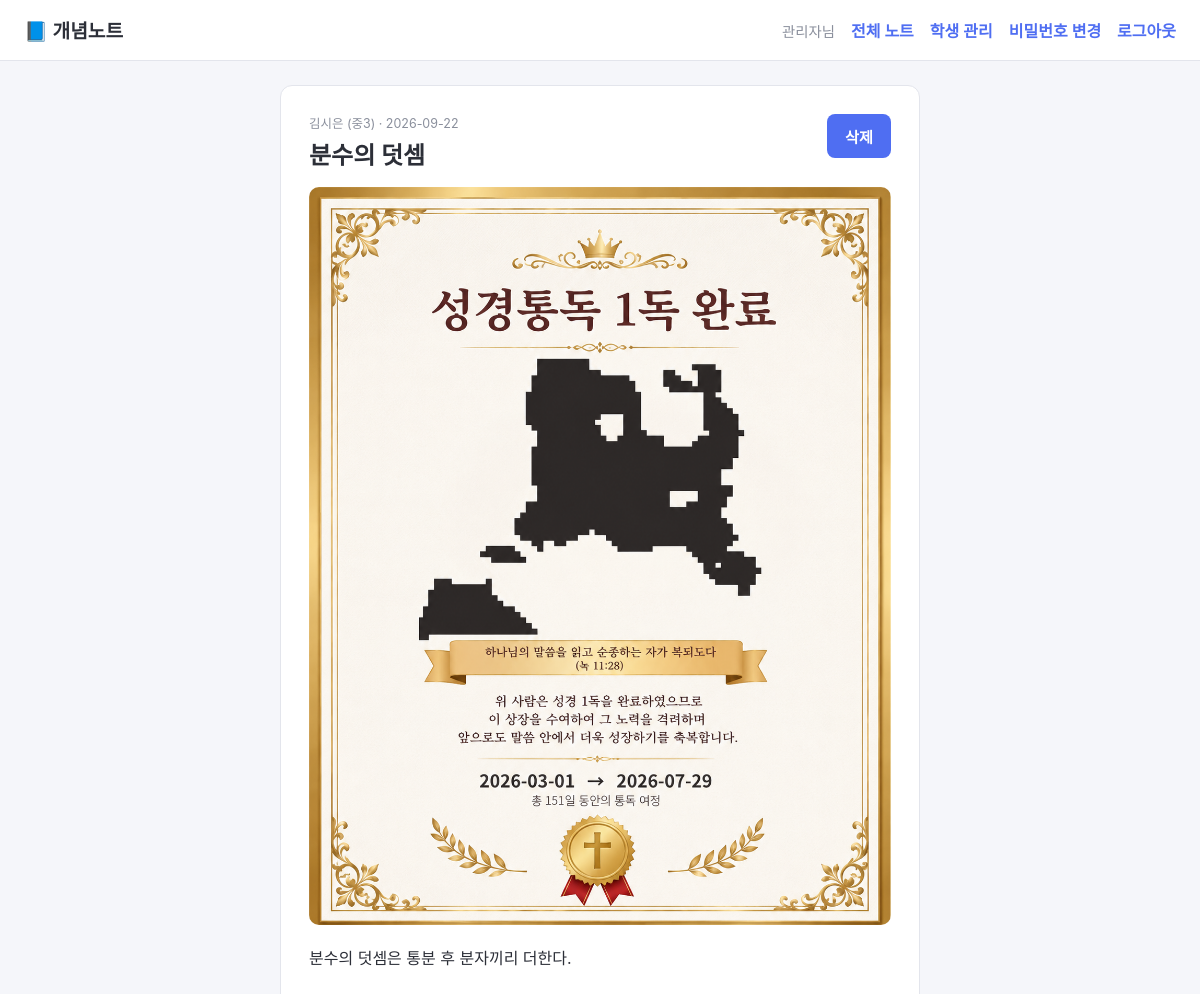
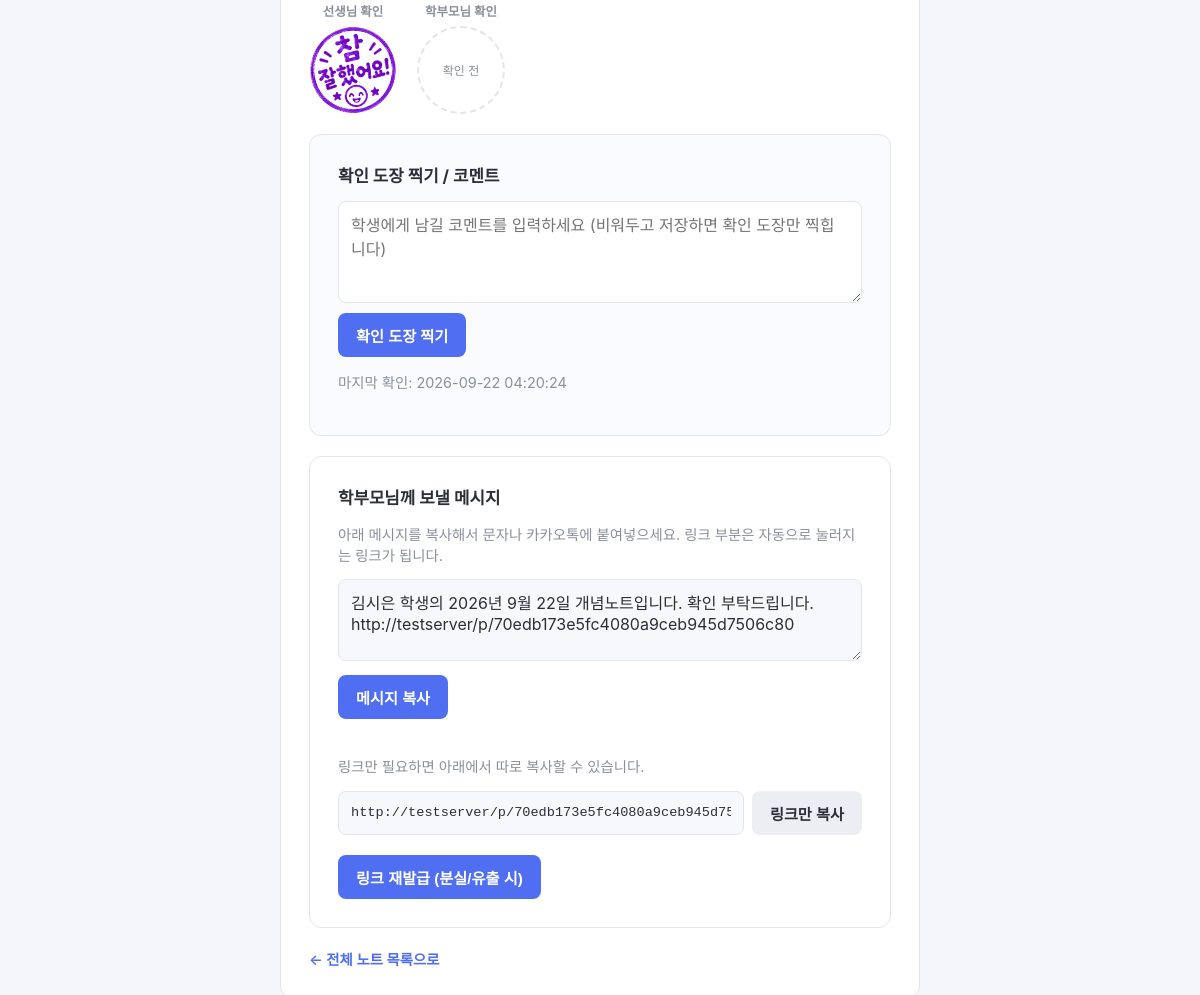
Page /admin/notes/2 (signed in) on the committed database (2 pictures, top to bottom).
### tables this page shows
CREATE TABLE users (
    id INTEGER PRIMARY KEY AUTOINCREMENT,
    username TEXT UNIQUE NOT NULL,
    password_hash TEXT NOT NULL,
    name TEXT NOT NULL,
    grade TEXT NOT NULL,
    student_phone TEXT,
    parent_phone TEXT,
    is_admin INTEGER NOT NULL DEFAULT 0,
    created_at TIMESTAMP DEFAULT CURRENT_TIMESTAMP
);

CREATE TABLE notes (
    id INTEGER PRIMARY KEY AUTOINCREMENT,
    user_id INTEGER NOT NULL,
    title TEXT NOT NULL,
    note_date TEXT NOT NULL,
    content TEXT,
    photo_filename TEXT,
    feedback TEXT,
    checked_at TIMESTAMP,
    parent_token TEXT UNIQUE,
    parent_checked_at TIMESTAMP,
    created_at TIMESTAMP DEFAULT CURRENT_TIMESTAMP,
    FOREIGN KEY (user_id) REFERENCES users (id)
);

### app.py (the view, shortened to what this page needs)
@app.route("/admin/notes/<int:note_id>")
@admin_required
def admin_note_detail(note_id):
    note = get_any_note_or_404(note_id)
    parent_url = request.host_url.rstrip("/") + url_for("parent_note_view", token=note["parent_token"])
    try:
        d = date.fromisoformat(note["note_date"])
        note_date_kr = f"{d.year}년 {d.month}월 {d.day}일"
    except (ValueError, TypeError):
        note_date_kr = note["note_date"]
    parent_message = f"{note['student_name']} 학생의 {note_date_kr} 개념노트입니다. 확인 부탁드립니다.\n{parent_url}"
    return render_template(
        "admin_note_detail.html", note=note, parent_url=parent_url, parent_message=parent_message
    )

### app.py (called while the page is built)
def get_db():
    if "db" not in g:
        g.db = sqlite3.connect(DATABASE)
        g.db.row_factory = sqlite3.Row
        g.db.execute("PRAGMA foreign_keys = ON")
    return g.db

def admin_required(view):
    from functools import wraps
    @wraps(view)
    def wrapped(*args, **kwargs):
        if not session.get("user_id"):
            flash("로그인이 필요합니다.")
            return redirect(url_for("login"))
        if not session.get("is_admin"):
            abort(403)
        return view(*args, **kwargs)
    return wrapped

def get_any_note_or_404(note_id):
    db = get_db()
    note = db.execute(
        """SELECT notes.*, users.name AS student_name, users.grade
           FROM notes JOIN users ON users.id = notes.user_id
           WHERE notes.id = ?""",
        (note_id,),
    ).fetchone()
    if note is None:
        abort(404)
    return note

### templates/admin_note_detail.html (shortened to what this page needs)
{% extends "base.html" %}
{% block content %}
<div class="card detail-card">
    <div class="detail-header">
        <div>
            <div class="note-date">
                {{ note['student_name'] }} ({{ note['grade'] }}) · {{ note['note_date'] }}
            </div>
            <h1>{{ note['title'] }}</h1>
        </div>
        <div class="detail-actions">
            <form method="post" action="{{ url_for('admin_note_delete', note_id=note['id']) }}"
                  onsubmit="return confirm('정말 삭제하시겠습니까?');">
                <button type="submit" class="btn-danger">삭제</button>
            </form>
        </div>
    </div>
    {% if note['photo_filename'] %}
    <div class="detail-photo">
        <img src="{{ url_for('uploaded_file', filename=note['photo_filename']) }}" alt="첨부 사진">
    </div>
    {% endif %}
    <div class="detail-content">{{ note['content'] }}</div>
    <div class="stamp-row">
        <div class="stamp-slot">
            <span class="stamp-slot-label">선생님 확인</span>
            {% if note['checked_at'] %}
            <img class="stamp-img" src="{{ url_for('static', filename='images/stamp_teacher.png') }}" alt="참 잘했어요 도장">
            {% else %}
            <div class="stamp-empty">확인 전</div>
            {% endif %}
        </div>
        <div class="stamp-slot">
            <span class="stamp-slot-label">학부모님 확인</span>
            {% if note['parent_checked_at'] %}
            <img class="stamp-img" src="{{ url_for('static', filename='images/stamp_parent.png') }}" alt="확인했습니다 도장">
            {% else %}
            <div class="stamp-empty">확인 전</div>
            {% endif %}
        </div>
    </div>
    <div class="card feedback-form-card">
        <h2>확인 도장 찍기 / 코멘트</h2>
        <form method="post" action="{{ url_for('admin_note_feedback', note_id=note['id']) }}">
            <textarea name="feedback" rows="4" placeholder="학생에게 남길 코멘트를 입력하세요 (비워두고 저장하면 확인 도장만 찍힙니다)">{{ note['feedback'] or '' }}</textarea>
            <button type="submit">확인 도장 찍기</button>
        </form>
        {% if note['checked_at'] %}
        <p class="muted">마지막 확인: {{ note['checked_at'] }}</p>
        {% endif %}
    </div>
    <div class="card parent-link-card">
        <h2>학부모님께 보낼 메시지</h2>
        <p class="muted">아래 메시지를 복사해서 문자나 카카오톡에 붙여넣으세요. 링크 부분은 자동으로 눌러지는 링크가 됩니다.</p>
        <textarea id="parent-message-input" rows="3" readonly onclick="this.select();">{{ parent_message }}</textarea>
        <div class="link-copy-row">
            <button type="button" class="btn" onclick="copyParentMessage();">메시지 복사</button>
        </div>
        <div class="copy-feedback" id="copy-feedback-message"></div>
        <p class="muted" style="margin-top:16px;">링크만 필요하면 아래에서 따로 복사할 수 있습니다.</p>
        <div class="link-copy-row">
            <input type="text" id="parent-link-input" value="{{ parent_url }}" readonly onclick="this.select();">
            <button type="button" class="btn-secondary" onclick="copyParentLink();">링크만 복사</button>
        </div>
        <div class="copy-feedback" id="copy-feedback-link"></div>
        <form method="post" action="{{ url_for('admin_note_regenerate_link', note_id=note['id']) }}"
              onsubmit="return confirm('새 링크를 만들면 기존 링크는 더 이상 작동하지 않습니다. 계속할까요?');">
            <button type="submit" class="btn-secondary">링크 재발급 (분실/유출 시)</button>
        </form>
    </div>
    <a class="back-link" href="{{ url_for('admin_dashboard') }}">&larr; 전체 노트 목록으로</a>
</div>
{% endblock %}

### static/css/style.css (style rules this page uses)
:root { --primary: #4f6ef2; --primary-dark: #3a54c9; --danger: #e0553e; --bg: #f5f6fa; --card-bg: #ffffff; --text: #2c2f38; --muted: #8a8f9c; --border: #e3e5ec; }
* { box-sizing: border-box; }
body { margin: 0; font-family: -apple-system, BlinkMacSystemFont, "Apple SD Gothic Neo", "Malgun Gothic", "Segoe UI", sans-serif; background: var(--bg); color: var(--text); }
.card { background: var(--card-bg); border: 1px solid var(--border); border-radius: 12px; padding: 28px; }
form input[type="text"], form input[type="password"], form input[type="tel"], form input[type="date"], form input[type="file"], form select, form textarea { display: block; width: 100%; margin-top: 6px; padding: 12px 14px; border: 1px solid var(--border); border-radius: 8px; font-size: 16px; font-family: inherit; color: var(--text); }
form textarea { resize: vertical; }
button, .btn, .btn-secondary, .btn-danger { display: inline-block; min-height: 44px; padding: 10px 18px; border-radius: 8px; border: none; font-size: 0.95rem; font-weight: 600; cursor: pointer; text-decoration: none; text-align: center; }
button[type="submit"], .btn { background: var(--primary); color: #fff; }
.btn-secondary { background: #eceef4; color: var(--text); }
.btn-danger { background: #fdecea; color: var(--danger); }
.muted { color: var(--muted); font-size: 0.9rem; }
.note-date { font-size: 0.78rem; color: var(--muted); margin-bottom: 4px; }
.detail-card { max-width: 640px; margin: 0 auto; }
.detail-header { display: flex; justify-content: space-between; align-items: flex-start; margin-bottom: 16px; gap: 12px; }
.detail-header h1 { margin: 4px 0 0; font-size: 1.5rem; }
.detail-actions { display: flex; gap: 8px; flex-shrink: 0; }
.detail-photo { margin-bottom: 20px; border-radius: 10px; overflow: hidden; }
.detail-photo img { width: 100%; display: block; }
.detail-content { white-space: pre-wrap; line-height: 1.7; margin-bottom: 24px; }
.back-link { color: var(--primary); text-decoration: none; font-weight: 600; font-size: 0.9rem; }
.stamp-row { display: flex; flex-wrap: wrap; gap: 20px; align-items: center; margin: 18px 0; }
.stamp-slot { display: flex; flex-direction: column; align-items: center; gap: 6px; }
.stamp-slot-label { font-size: 0.78rem; color: var(--muted); font-weight: 700; }
.stamp-img { width: 88px; height: 88px; object-fit: contain; transform: rotate(-6deg); }
.stamp-empty { width: 88px; height: 88px; border-radius: 50%; border: 2px dashed var(--border); color: var(--muted); display: flex; align-items: center; justify-content: center; text-align: center; font-size: 0.75rem; }
.parent-link-card { margin: 20px 0; }
.parent-link-card h2 { margin-top: 0; font-size: 1.05rem; }
.parent-link-card textarea { width: 100%; padding: 10px 12px; border: 1px solid var(--border); border-radius: 8px; font-size: 16px; font-family: inherit; background: #f7f8fc; color: var(--text); resize: vertical; margin-bottom: 10px; }
.link-copy-row { display: flex; gap: 8px; }
.link-copy-row input { flex: 1; padding: 10px 12px; border: 1px solid var(--border); border-radius: 8px; font-size: 0.85rem; font-family: monospace; background: #f7f8fc; color: var(--text); }
.copy-feedback { font-size: 0.8rem; color: #1b7a4d; margin-top: 6px; min-height: 1.1em; }
.feedback-form-card { margin: 20px 0; background: #fafbff; }
.feedback-form-card h2 { margin-top: 0; font-size: 1.05rem; }
.feedback-form-card textarea { width: 100%; padding: 10px 12px; border: 1px solid var(--border); border-radius: 8px; font-family: inherit; font-size: 16px; margin-bottom: 10px; resize: vertical; }

### rows in the picture
users: student_name "김시은", grade "중3"
notes: note_date "2026-09-22", title "분수의 덧셈", photo_filename (picture), content "분수의 덧셈은 통분 후 분자끼리 더한다.", checked_at "2026-09-22 04:20:24"

### other values in the picture
{{ session.get('user_name') }} "관리자"
